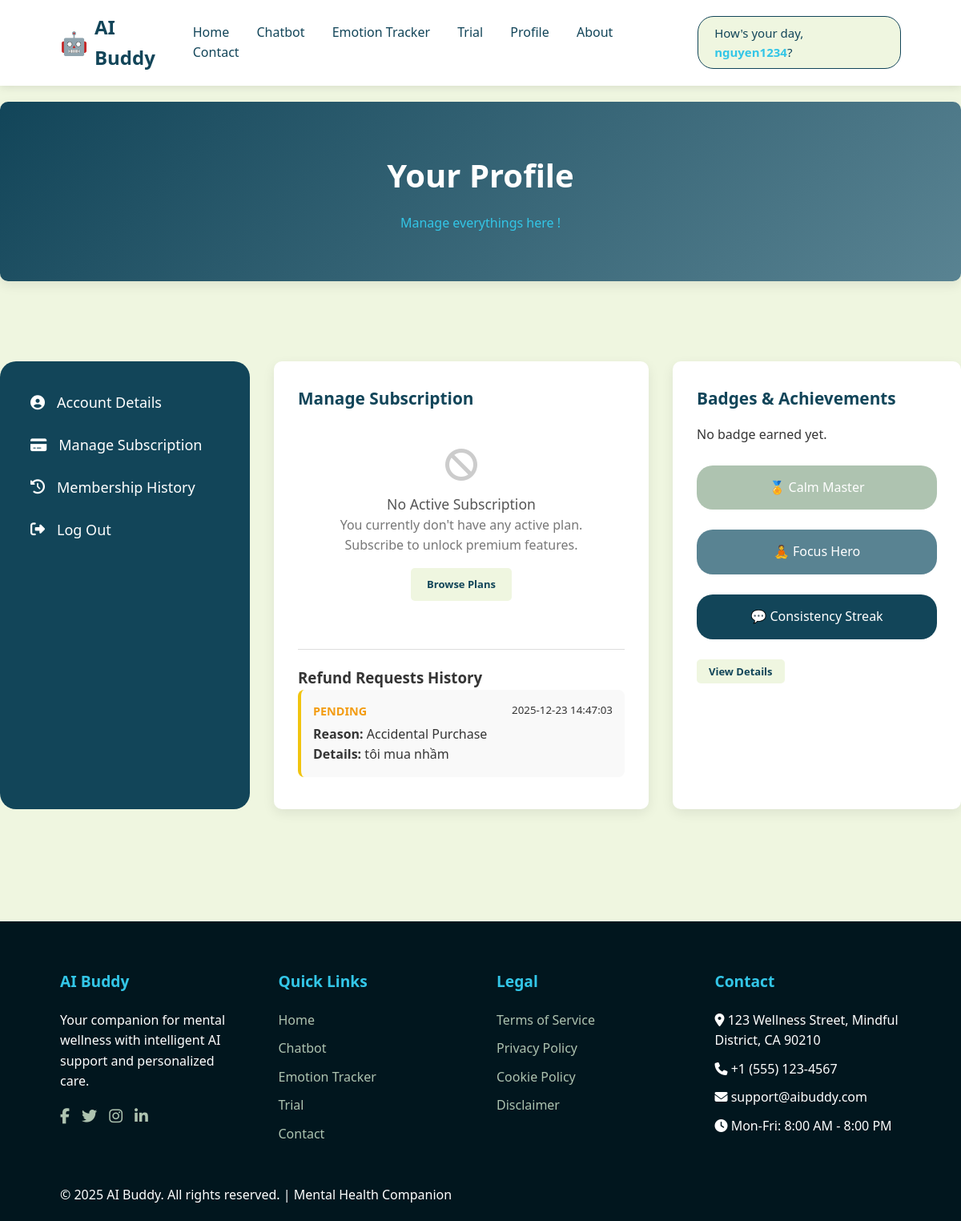
Page /user_aibuddy/AIBuddy_Profile.php?tab=subscription (signed in) on the committed database.
### tables this page shows
CREATE TABLE `users` (
  `UserID` int(11) NOT NULL,
  `UserName` varchar(100) NOT NULL,
  `UserEmail` varchar(100) NOT NULL,
  `UserPassword` varchar(255) NOT NULL,
  `BirthDate` date DEFAULT NULL,
  `PhoneNumber` varchar(20) DEFAULT NULL,
  `Gender` varchar(10) DEFAULT NULL,
  `UsageLeft` int(11) DEFAULT 0 COMMENT 'Số lần sử dụng còn lại',
  `IsTrialActive` tinyint(1) DEFAULT 0 COMMENT 'Đang dùng thử hay không',
  `secret_answer` varchar(255) NOT NULL
);

CREATE TABLE `refundrequest` (
  `RefundID` int(11) NOT NULL,
  `TransactionID` int(11) NOT NULL,
  `RefundType` varchar(20) DEFAULT NULL,
  `RefundAmount` decimal(10,2) DEFAULT NULL,
  `RefundDetails` text DEFAULT NULL,
  `EvidencePath` varchar(255) DEFAULT NULL,
  `RefundStatus` varchar(20) DEFAULT NULL,
  `AdminResponse` text DEFAULT NULL,
  `RequestDate` datetime DEFAULT current_timestamp(),
  `UpdatedDate` datetime DEFAULT NULL
);

### user_aibuddy/AIBuddy_Profile.php (the view, shortened to what this page needs)
<?php
require_once 'config/db.php';
$UserID = $_SESSION['userid'];
$tab = $_GET['tab'] ?? 'account';
$stmt = $conn->prepare("
    SELECT UserID, UserName, UserEmail, PhoneNumber, IsTrialActive
    FROM users
    WHERE UserID = ?
");
$stmt->bind_param("i", $UserID);
$stmt->execute();
$user = $stmt->get_result()->fetch_assoc();
$stmt = $conn->prepare("
    SELECT
        o.OrderID,
        o.PlanID,
        o.OrderStatus,
        p.PlanName,
        p.PlanDescription,
        p.PlanPrice
    FROM userorder o
    JOIN plan p ON o.PlanID = p.PlanID
    WHERE o.UserID = ?
    ORDER BY o.OrderID DESC
    LIMIT 1
");
$stmt->bind_param("i", $UserID);
$stmt->execute();
$currentPlan = $stmt->get_result()->fetch_assoc();
$currentBadge = null;
?>
<!DOCTYPE html>
<html lang="en">
<head>
    <link rel="stylesheet" href="https://cdnjs.cloudflare.com/ajax/libs/font-awesome/6.5.0/css/all.min.css">
</head>
<body>
    <header>
        <div class="container header-content">
            <div class="logo"><span class="logo-icon">🤖</span> AI Buddy</div>
            <nav>
                <a href="AIBuddy_Homepage.php">Home</a>
                <a href="AIBuddy_Chatbot.php">Chatbot</a>
                <a href="AIBuddy_EmotionTracker.php">Emotion Tracker</a>
                <a href="AIBuddy_Trial.php">Trial</a>
                <a href="AIBuddy_Profile.php">Profile</a>
                <a href="AIBuddy_About.php">About</a>
                <a href="AIBuddy_Contact.php">Contact</a>
            </nav>
            <?php if (isset($_SESSION['userid']) && isset($user)): ?>
                <div class="user-greeting-badge">How's your day, <strong><?= htmlspecialchars($user['UserName']) ?></strong>?</div>
            <?php else: ?>
                <a href="AIBuddy_SignIn.php"><button class="signin-btn">Sign In</button></a>
            <?php endif; ?>
        </div>
    </header>
    <section class="page-hero">
        <div class="container">
            <h1>Your Profile</h1>
            <ul class="breadcrumb">
                <li class="current">Manage everythings here !</li>
            </ul>
        </div>
    </section>
    <main>
        <section class="dashboard-section">
            <div class="dashboard-container">
                <div class="sidebar">
                    <ul class="sidebar-menu">
                        <li onclick="location.href='AIBuddy_Profile.php?tab=account'">
                            <i class="fas fa-user-circle"></i> Account Details
                        </li>
                        <li onclick="location.href='AIBuddy_Profile.php?tab=subscription'">
                            <i class="fas fa-credit-card"></i> Manage Subscription
                        </li>
                        <li onclick="location.href='AIBuddy_Profile.php?tab=membership'">
                            <i class="fas fa-history"></i> Membership History
                        </li>
                        <li id="logout-btn">
                            <i class="fas fa-sign-out-alt"></i> Log Out
                        </li>
                    </ul>
                </div>
                <div class="dashboard-box">
                    <?php if ($tab === 'subscription'): ?>
                        <h2>Manage Subscription</h2>
                        <?php
                        if (!$currentPlan || $currentPlan['OrderStatus'] === 'Cancelled'):
                        ?>
                            <div style="text-align: center; padding: 30px;">
                                <i class="fas fa-ban" style="font-size: 40px; color: #ccc; margin-bottom: 15px;"></i>
                                <p style="font-size: 1.1rem; font-weight: 500; color: #555;">No Active Subscription</p>
                                <p style="color: #777;">You currently don't have any active plan. Subscribe to unlock premium features.</p>
                                <a href="AIBuddy_Trial.php" class="btn-primary" style="display:inline-block; margin-top:15px; padding: 10px 20px; text-decoration:none;">Browse Plans</a>
                            </div>
                        <?php endif; ?>
                        <?php
                        $refundSql = "SELECT * FROM refundrequest r JOIN userorder o ON r.TransactionID = o.OrderID WHERE o.UserID = ? ORDER BY r.RequestDate DESC";
                        $stmtRefund = $conn->prepare($refundSql);
                        $stmtRefund->bind_param("i", $UserID);
                        $stmtRefund->execute();
                        $refunds = $stmtRefund->get_result();
                        ?>
                        <?php if ($refunds->num_rows > 0): ?>
                            <div class="refund-history-box">
                                <h3>Refund Requests History</h3>
                                <?php while($ref = $refunds->fetch_assoc()): ?>
                                    <div class="refund-item <?= strtolower($ref['RefundStatus']) ?>">
                                        <div style="display:flex; justify-content:space-between; margin-bottom:5px;">
                                            <span class="refund-status status-<?= strtolower($ref['RefundStatus']) ?>">
                                                <?= $ref['RefundStatus'] ?>
                                            </span>
                                            <small><?= $ref['RequestDate'] ?></small>
                                        </div>
                                        <p><strong>Reason:</strong> <?= htmlspecialchars($ref['RefundType']) ?></p>
                                        <p><strong>Details:</strong> <?= htmlspecialchars($ref['RefundDetails']) ?></p>
                                    </div>
                                <?php endwhile; ?>
                            </div>
                        <?php endif; ?>
                    <?php endif; ?>
                </div>
                <div class="dashboard-box">
                    <h2>Badges & Achievements</h2>
                    <?php if ($currentBadge): ?>
                        <div class="<?= $currentBadge['BadgeColor'] ?>">
                            <p><?= $currentBadge['BadgeSymbol'] ?>     <?= $currentBadge['BadgeName'] ?></p>
                            <small>Your current badge</small>
                        </div>
                    <?php else: ?>
                        <p>No badge earned yet.</p>
                    <?php endif; ?>
                    <br>
                    <div class="badge-grid">
                        <div class="badge1"><p>&#127941; Calm Master</p></div>
                        <div class="badge2"><p>&#129496; Focus Hero</p></div>
                        <div class="badge3"><p>&#128172; Consistency Streak</p></div>
                    </div>
                    <button class="btn-primary" id="openBadgeModal">View Details</button>
                </div>
            </div>
        </section>
    </main>
   <footer>
    <div class="container">
      <div class="footer-content">
        <div class="footer-column">
          <h3>AI Buddy</h3>
          <p>Your companion for mental wellness with intelligent AI support and personalized care.</p>
          <div class="social-links">
            <a href="#"><i class="fab fa-facebook-f"></i></a>
            <a href="#"><i class="fab fa-twitter"></i></a>
            <a href="#"><i class="fab fa-instagram"></i></a>
            <a href="#"><i class="fab fa-linkedin-in"></i></a>
          </div>
        </div>
        <div class="footer-column">
          <h3>Quick Links</h3>
          <ul>
            <li><a href="AIBuddy_Homepage.php">Home</a></li>
            <li><a href="AIBuddy_Chatbot.php">Chatbot</a></li>
            <li><a href="AIBuddy_EmotionTracker.php">Emotion Tracker</a></li>
            <li><a href="AIBuddy_Trial.php">Trial</a></li>
            <li><a href="AIBuddy_Contact.php">Contact</a></li>
          </ul>
        </div>
        <div class="footer-column">
          <h3>Legal</h3>
          <ul>
            <li><a href="AIBuddy_Terms of Service.php">Terms of Service</a></li>
            <li><a href="AIBuddy_PrivacyPolicy.php">Privacy Policy</a></li>
            <li><a href="#">Cookie Policy</a></li>
            <li><a href="#">Disclaimer</a></li>
          </ul>
        </div>
        <div class="footer-column">
          <h3>Contact</h3>
          <ul>
            <li><i class="fas fa-map-marker-alt"></i> 123 Wellness Street, Mindful District, CA 90210</li>
            <li><i class="fas fa-phone"></i> +1 (555) 123-4567</li>
            <li><i class="fas fa-envelope"></i> support@aibuddy.com</li>
            <li><i class="fas fa-clock"></i> Mon-Fri: 8:00 AM - 8:00 PM</li>
          </ul>
        </div>
      </div>
      <div class="copyright">
        <p>&copy; 2025 AI Buddy. All rights reserved. | Mental Health Companion</p>
      </div>
    </div>
  </footer>
</body>
</html>

### user_aibuddy/AIBuddy_Profile.php (style rules this page uses)
:root { --primary-dark: #01161e; --primary: #124559; --primary-light: #598392; --accent: #33c6e7; --light: #aec3b0; --background: #eff6e0; --white: #ffffff; --gray: #d9d9d9; --text: #353535; --card-shadow: 0 5px 15px rgba(0, 0, 0, 0.08); }
* { margin: 0; padding: 0; box-sizing: border-box; font-family: 'Segoe UI', Tahoma, Geneva, Verdana, sans-serif; }
body { background-color: var(--background); color: var(--text); line-height: 1.6; }
.container { width: 90%; max-width: 1200px; margin: 0 auto; padding: 0 15px; }
.refund-history-box { margin-top: 30px; padding-top: 20px; border-top: 1px solid #ddd; }
.refund-item { background: #f9f9f9; padding: 15px; border-radius: 8px; margin-bottom: 10px; border-left: 4px solid var(--gray); }
.refund-item.pending { border-left-color: #f1c40f; }
.refund-status { font-weight: bold; font-size: 0.9rem; text-transform: uppercase; }
.status-pending { color: #f39c12; }
header { background-color: var(--white); padding: 15px 0; box-shadow: 0 2px 10px rgba(0, 0, 0, 0.1); position: sticky; top: 0; z-index: 100; }
.header-content { display: flex; justify-content: space-between; align-items: center; }
.logo { font-size: 24px; font-weight: bold; color: var(--primary); display: flex; align-items: center; }
.logo-icon { margin-right: 8px; font-size: 28px; }
nav a { margin: 0 15px; text-decoration: none; color: var(--primary); font-weight: 500; transition: color 0.3s; }
.page-hero { background: linear-gradient(135deg, var(--primary) 0%, var(--primary-light) 100%); color: var(--white); padding: 60px 0; text-align: center; margin: 20px auto; border-radius: 10px; box-shadow: var(--card-shadow); }
.page-hero h1 { font-size: 2.5rem; margin-bottom: 15px; }
.breadcrumb { display: flex; justify-content: center; list-style: none; }
.breadcrumb li { margin: 0 10px; position: relative; }
.breadcrumb .current { color: var(--accent); }
.sidebar { background-color: #124559; border-radius: 20px; padding: 25px 20px; color: #fff; }
.sidebar-menu { list-style: none; padding: 0; margin: 0; }
.sidebar-menu li { display: flex; align-items: center; gap: 15px; padding: 12px 18px; border-radius: 10px; cursor: pointer; transition: background-color 0.3s ease; font-weight: 500; font-size: 18px; }
.dashboard-section { padding: 80px 0; }
.dashboard-container { display: grid; grid-template-columns: 1fr 1.5fr 1fr; gap: 30px; }
.dashboard-box { background-color: var(--white); border-radius: 10px; padding: 30px; box-shadow: var(--card-shadow); min-height: 350px; }
.dashboard-box h2 { font-size: 1.3rem; margin-bottom: 15px; color: var(--primary); font-weight: 700; }
.btn-primary { background-color: #eff6e0; color: #124559; padding: 6px 15px; border: none; border-radius: 5px; font-size: 13px; font-weight: 600; cursor: pointer; transition: all 0.3s; }
footer { background-color: var(--primary-dark); color: var(--white); padding: 60px 0 20px; margin-top: 60px; }
.footer-content { display: grid; grid-template-columns: repeat(auto-fit, minmax(200px, 1fr)); gap: 40px; margin-bottom: 40px; }
.footer-column h3 { font-size: 1.2rem; margin-bottom: 20px; color: var(--accent); }
.footer-column ul { list-style: none; }
.footer-column ul li { margin-bottom: 10px; }
.footer-column ul li a { color: var(--light); text-decoration: none; transition: color 0.3s; }
.social-links { display: flex; gap: 15px; margin-top: 15px; }
.social-links a { color: var(--light); font-size: 1.2rem; transition: color 0.3s; }
.user-greeting-badge { background-color: var(--background); color: var(--primary); padding: 8px 20px; border-radius: 20px; font-size: 15px; font-weight: 500; border: 1px solid var(--primary); display: inline-block; }
.user-greeting-badge strong { color: var(--accent); font-weight: 700; }
.badge1 { width: 300px; text-align: center; background-color: #aec3b0; color: white; border-radius: 20px; padding: 15px 10px; margin-bottom: 25px; }
.badge2 { width: 300px; text-align: center; background-color: #598392; border-radius: 20px; color: white; padding: 15px 10px; margin-bottom: 25px; }
.badge3 { width: 300px; text-align: center; background-color: #124559; border-radius: 20px; color: white; padding: 15px 10px; margin-bottom: 25px; }

### rows in the picture
users: UserName "nguyen1234"
refundrequest: RefundStatus "PENDING", RequestDate "2025-12-23 14:47:03", RefundType "Accidental Purchase", RefundDetails "tôi mua nhầm"
